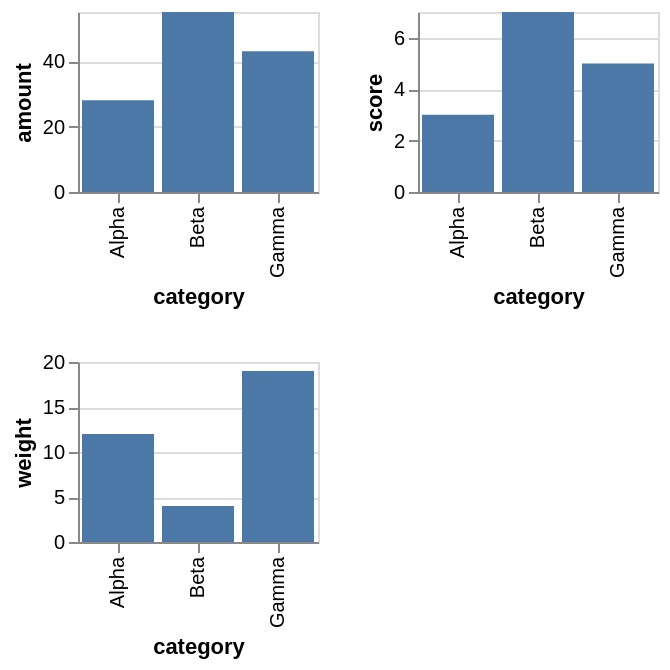

Here is the Vega-Lite specification saved for this chart:
### Vega-Lite specification from a JSON file in a GitHub repository (floating-point values rounded to 4 significant figures)
{"$schema": "https://vega.github.io/schema/vega-lite/v5.json", "description": "One bar chart drawn once per measure, laid out two to a row.", "data": {"values": [{"category": "Alpha", "amount": 28, "score": 3, "weight": 12}, {"category": "Beta", "amount": 55, "score": 7, "weight": 4}, {"category": "Gamma", "amount": 43, "score": 5, "weight": 19}]}, "columns": 2, "repeat": ["amount", "score", "weight"], "spec": {"width": 120, "height": 90, "mark": "bar", "encoding": {"x": {"field": "category", "type": "nominal"}, "y": {"field": {"repeat": "repeat"}, "type": "quantitative"}}}}
